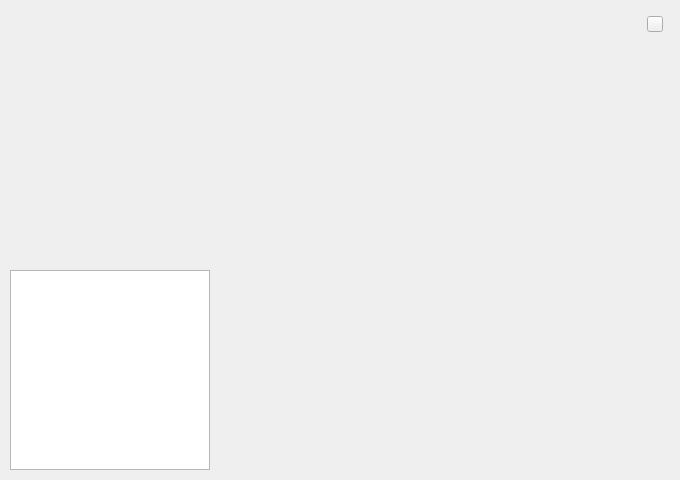
<?xml version="1.0" encoding="UTF-8"?>
<ui version="4.0">
 <class>WaitingForSync</class>
 <widget class="QWidget" name="WaitingForSync">
  <property name="geometry">
   <rect>
    <x>0</x>
    <y>0</y>
    <width>680</width>
    <height>480</height>
   </rect>
  </property>
  <property name="font">
   <font>
    <family>Microsoft YaHei UI Light</family>
    <weight>75</weight>
    <bold>true</bold>
   </font>
  </property>
  <property name="windowTitle">
   <string>Form</string>
  </property>
  <widget class="QToolButton" name="closeBtn">
   <property name="geometry">
    <rect>
     <x>647</x>
     <y>16</y>
     <width>16</width>
     <height>16</height>
    </rect>
   </property>
   <property name="cursor">
    <cursorShape>PointingHandCursor</cursorShape>
   </property>
   <property name="focusPolicy">
    <enum>Qt::NoFocus</enum>
   </property>
   <property name="text">
    <string/>
   </property>
  </widget>
  <widget class="QLabel" name="label_version">
   <property name="geometry">
    <rect>
     <x>60</x>
     <y>114</y>
     <width>80</width>
     <height>20</height>
    </rect>
   </property>
   <property name="font">
    <font>
     <family>微软雅黑</family>
     <pointsize>-1</pointsize>
     <weight>50</weight>
     <italic>false</italic>
     <bold>false</bold>
    </font>
   </property>
   <property name="styleSheet">
    <string notr="true">font: 14px &quot;微软雅黑&quot;;</string>
   </property>
   <property name="text">
    <string/>
   </property>
   <property name="alignment">
    <set>Qt::AlignCenter</set>
   </property>
  </widget>
  <widget class="QTextBrowser" name="waitSync">
   <property name="geometry">
    <rect>
     <x>10</x>
     <y>270</y>
     <width>200</width>
     <height>200</height>
    </rect>
   </property>
  </widget>
 </widget>
 <resources/>
 <connections/>
</ui>
